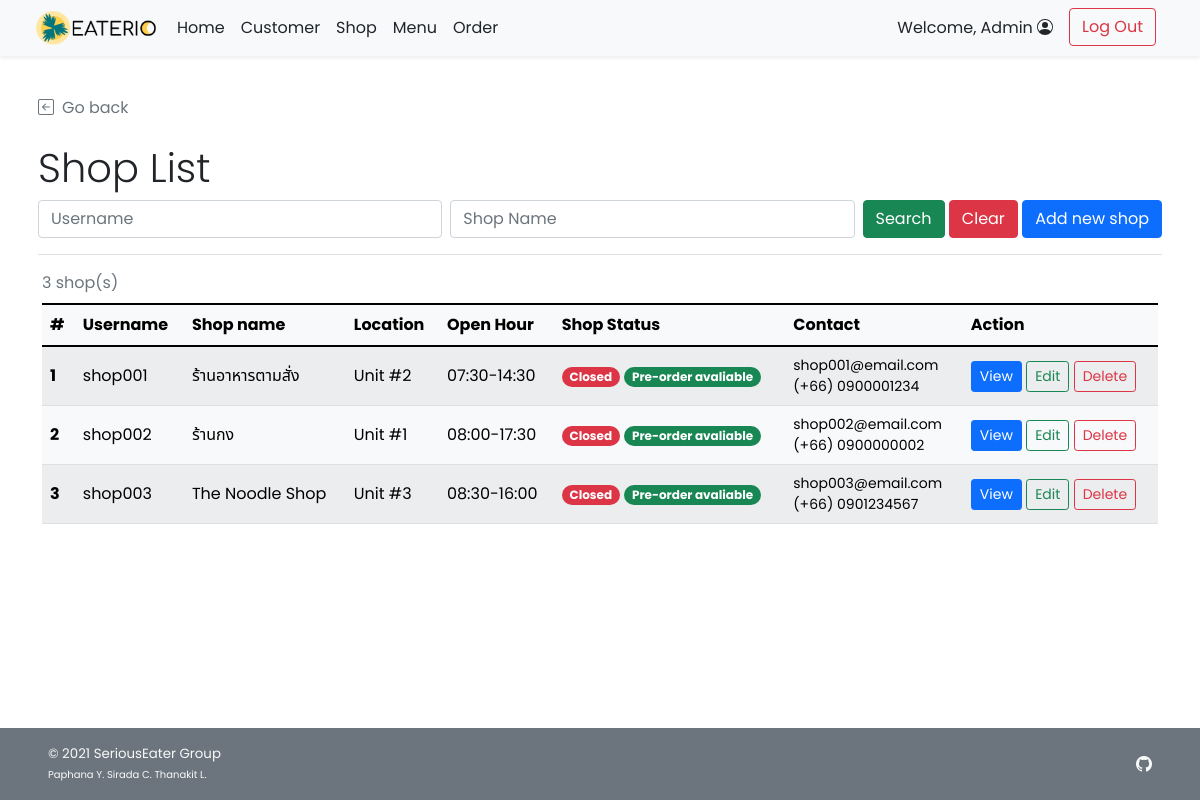
The page /admin/admin_shop_list.php (signed in) on the database as committed earlier.
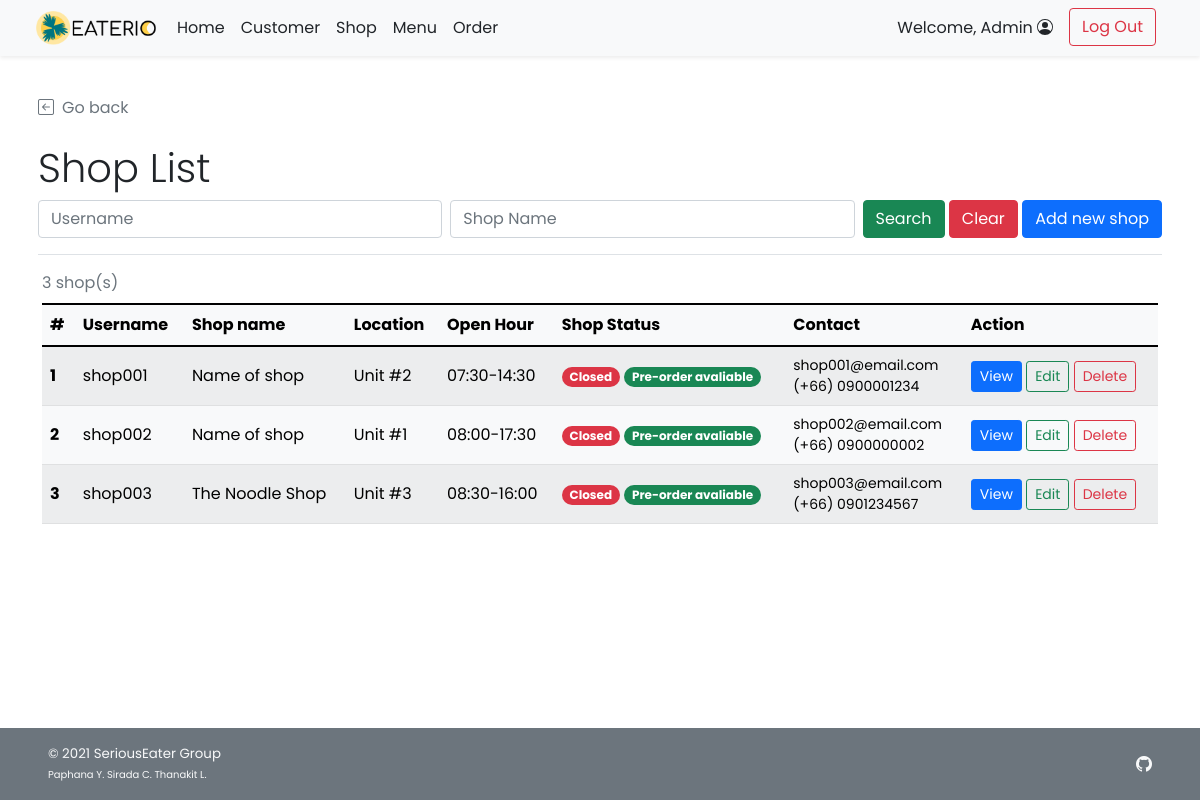
The same page on the database as committed later.
### tables this page shows
CREATE TABLE `shop` (
  `s_id` int(11) NOT NULL,
  `s_username` varchar(45) NOT NULL,
  `s_pwd` varchar(45) NOT NULL,
  `s_name` varchar(100) NOT NULL,
  `s_location` varchar(100) NOT NULL,
  `s_openhour` time NOT NULL,
  `s_closehour` time NOT NULL,
  `s_status` tinyint(4) NOT NULL DEFAULT 1 COMMENT 'Shop ready for taking an order or not (True for open, False for close)',
  `s_preorderStatus` tinyint(4) NOT NULL DEFAULT 1 COMMENT 'Shop is ready for tomorrow pre-order or not',
  `s_email` varchar(100) NOT NULL,
  `s_phoneno` varchar(45) NOT NULL,
  `s_pic` text DEFAULT NULL
);

### admin/admin_shop_list.php (the view, shortened to what the changed rows need)
<!DOCTYPE html>
<html lang="en" class="h-100">
<head>
    <?php
        include("../conn_db.php");
        include('../head.php');
    ?>
    <link href="../css/main.css" rel="stylesheet">
</head>
<body class="d-flex flex-column h-100">
    <div class="container p-2 pb-0" id="admin-dashboard">
        <div class="mt-4 border-bottom">
            <h2 class="pt-3 display-6">Shop List</h2>
        </div>
    </div>
    <div class="container pt-2" id="cust-table">
        <?php
            if(!isset($_GET["search"])){
                $search_query = "SELECT s_id,s_username,s_name,s_location,s_openhour,s_closehour,s_status,s_preorderstatus,s_email,s_phoneno FROM shop;";
            }else{
                $search_un=$_GET["un"];
                $search_sn=$_GET["sn"];
                $search_query = "SELECT s_id,s_username,s_name,s_location,s_openhour,s_closehour,s_status,s_preorderstatus,s_email,s_phoneno FROM shop
                WHERE s_username LIKE '%{$search_un}%' AND s_name LIKE '%{$search_sn}%';";
            }
            $search_result = $mysqli -> query($search_query);
            $search_numrow = $search_result -> num_rows;
            if($search_numrow == 0){
        ?>
        <div class="row">
            <div class="col mt-2 ms-2 p-2 bg-danger text-white rounded text-start">
                <svg xmlns="http://www.w3.org/2000/svg" width="16" height="16" fill="currentColor"
                    class="bi bi-x-circle ms-2" viewBox="0 0 16 16">
                    <path d="M8 15A7 7 0 1 1 8 1a7 7 0 0 1 0 14zm0 1A8 8 0 1 0 8 0a8 8 0 0 0 0 16z" />
                    <path
                        d="M4.646 4.646a.5.5 0 0 1 .708 0L8 7.293l2.646-2.647a.5.5 0 0 1 .708.708L8.707 8l2.647 2.646a.5.5 0 0 1-.708.708L8 8.707l-2.646 2.647a.5.5 0 0 1-.708-.708L7.293 8 4.646 5.354a.5.5 0 0 1 0-.708z" />
                </svg><span class="ms-2 mt-2">No shop found!</span>
                <a href="admin_shop_list.php" class="text-white">Clear Search Result</a>
            </div>
        </div>
        <?php } else{ ?>
        <div class="table-responsive">
        <table class="table rounded-5 table-light table-striped table-hover align-middle caption-top mb-5">
            <caption><?php echo $search_numrow;?> shop(s) <?php if(isset($_GET["search"])){?><br /><a
                    Result</a><?php } ?></caption>
            <thead class="bg-light">
                <tr>
                    <th scope="col">#</th>
                    <th scope="col">Username</th>
                    <th scope="col">Shop name</th>
                    <th scope="col">Location</th>
                    <th scope="col">Open Hour</th>
                    <th scope="col">Shop Status</th>
                    <th scope="col">Contact</th>
                    <th scope="col">Action</th>
                </tr>
            </thead>
            <tbody>
                <?php $i=1; while($row = $search_result -> fetch_array()){ ?>
                <tr>
                    <th><?php echo $i++;?></th>
                    <td><?php echo $row["s_username"];?></td>
                    <td><?php echo $row["s_name"];?></td>
                    <td class="text-wrap"><?php echo $row["s_location"];?></td>
                    <td>
                        <?php
                            $oh_arr = explode(":",$row["s_openhour"]);
                            $ch_arr = explode(":",$row["s_closehour"]);
                            $oh_hm = $oh_arr[0].":".$oh_arr[1];
                            $ch_hm = $ch_arr[0].":".$ch_arr[1];
                            echo $oh_hm."-".$ch_hm;
                        ?>
                    </td>
                    <td>
                        <?php
                            $now = date('H:i:s');
                            if((($now < $row["s_openhour"])||($now > $row["s_closehour"]))||($row["s_status"]==0)){
                        ?>
                        <span class="badge rounded-pill bg-danger">Closed</span>
                        <?php }else{ ?>
                        <span class="badge rounded-pill bg-success">Open</span>
                        <?php }
                            if($row["s_preorderstatus"]==1){
                        ?>
                        <span class="badge rounded-pill bg-success">Pre-order avaliable</span>
                        <?php }else{ ?>
                        <span class="badge rounded-pill bg-danger">Pre-order Unavaliable</span>
                        <?php } ?>
                    </td>
                    <td class="small"><?php echo $row["s_email"];?><br/><?php echo "(+66) ".$row["s_phoneno"];?></td>
                    <td>
                        <a href="admin_shop_detail.php?s_id=<?php echo $row["s_id"]?>"
                            class="btn btn-sm btn-primary">View</a>
                        <a href="admin_shop_edit.php?s_id=<?php echo $row["s_id"]?>"
                            class="btn btn-sm btn-outline-success">Edit</a>
                        <a href="admin_shop_delete.php?s_id=<?php echo $row["s_id"]?>"
                            class="btn btn-sm btn-outline-danger">Delete</a>
                    </td>
                </tr>
                <?php } ?>
            </tbody>
        </table>
        </div>
        <?php }
        ?>
    </div>
</body>
</html>

Rows that differ between the two databases and show on the page:
changed shop "shop001": s_name "ร้านอาหารตามสั่ง" → "Name of shop"
changed shop "shop002": s_name "ร้านกง" → "Name of shop"
